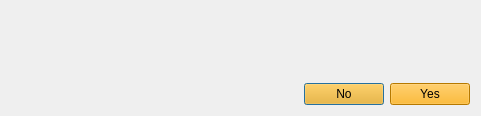
<?xml version="1.0" encoding="UTF-8"?>
<ui version="4.0">
 <class>QuestionDialog</class>
 <widget class="QDialog" name="QuestionDialog">
  <property name="geometry">
   <rect>
    <x>0</x>
    <y>0</y>
    <width>481</width>
    <height>116</height>
   </rect>
  </property>
  <property name="sizePolicy">
   <sizepolicy hsizetype="Fixed" vsizetype="Fixed">
    <horstretch>0</horstretch>
    <verstretch>0</verstretch>
   </sizepolicy>
  </property>
  <property name="minimumSize">
   <size>
    <width>481</width>
    <height>116</height>
   </size>
  </property>
  <property name="maximumSize">
   <size>
    <width>481</width>
    <height>130</height>
   </size>
  </property>
  <property name="windowTitle">
   <string/>
  </property>
  <layout class="QVBoxLayout" name="verticalLayout" stretch="1,0">
   <item>
    <widget class="QLabel" name="questionLabel">
     <property name="text">
      <string/>
     </property>
    </widget>
   </item>
   <item>
    <layout class="QHBoxLayout" name="horizontalLayout">
     <item>
      <spacer name="horizontalSpacer">
       <property name="orientation">
        <enum>Qt::Horizontal</enum>
       </property>
       <property name="sizeHint" stdset="0">
        <size>
         <width>40</width>
         <height>20</height>
        </size>
       </property>
      </spacer>
     </item>
     <item>
      <widget class="QPushButton" name="cancelButton">
       <property name="styleSheet">
        <string notr="true">background-color: rgb(255, 170, 0);</string>
       </property>
       <property name="text">
        <string>No</string>
       </property>
      </widget>
     </item>
     <item>
      <widget class="QPushButton" name="okButton">
       <property name="styleSheet">
        <string notr="true">background-color: rgb(255, 170, 0);</string>
       </property>
       <property name="text">
        <string>Yes</string>
       </property>
      </widget>
     </item>
    </layout>
   </item>
  </layout>
 </widget>
 <resources/>
 <connections>
  <connection>
   <sender>okButton</sender>
   <signal>clicked()</signal>
   <receiver>QuestionDialog</receiver>
   <slot>accept()</slot>
   <hints>
    <hint type="sourcelabel">
     <x>373</x>
     <y>87</y>
    </hint>
    <hint type="destinationlabel">
     <x>240</x>
     <y>57</y>
    </hint>
   </hints>
  </connection>
  <connection>
   <sender>cancelButton</sender>
   <signal>clicked()</signal>
   <receiver>QuestionDialog</receiver>
   <slot>reject()</slot>
   <hints>
    <hint type="sourcelabel">
     <x>438</x>
     <y>87</y>
    </hint>
    <hint type="destinationlabel">
     <x>240</x>
     <y>57</y>
    </hint>
   </hints>
  </connection>
 </connections>
</ui>
